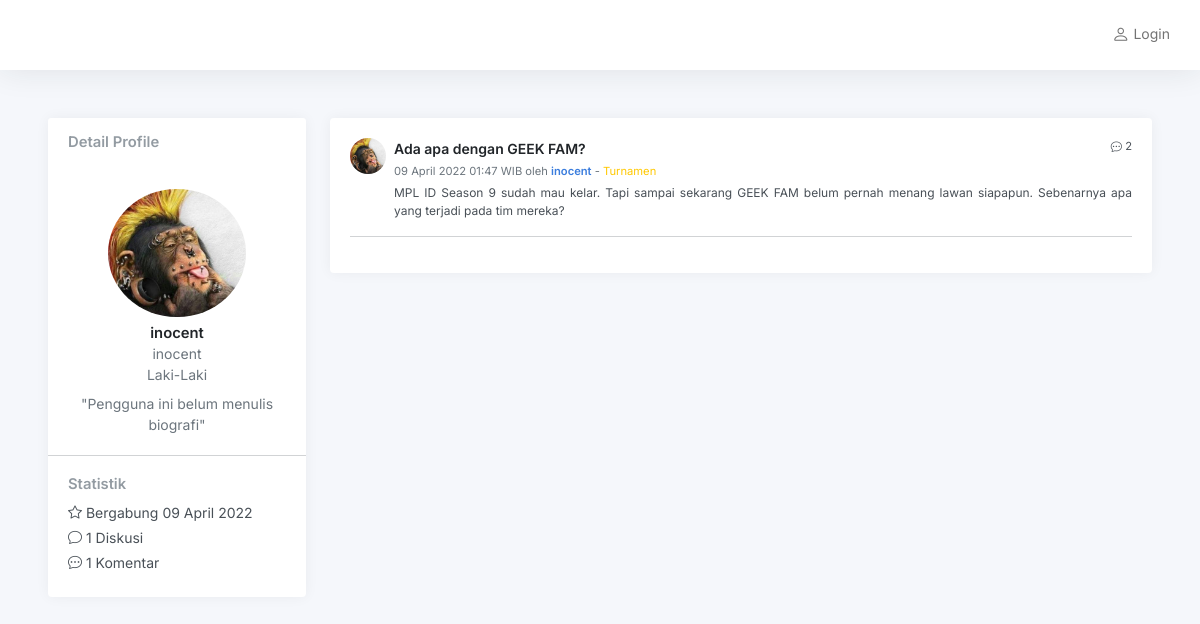
The app's page /admin/profile.php?id=inocent with its own data.
### tables this page shows
CREATE TABLE `account` (
  `username` varchar(50) NOT NULL,
  `password` varchar(100) NOT NULL,
  `nama` varchar(100) NOT NULL,
  `gender` enum('Laki-Laki','Perempuan') DEFAULT NULL,
  `bio` varchar(250) DEFAULT NULL,
  `photo` varchar(9999) DEFAULT NULL,
  `dibuat` date DEFAULT NULL,
  `blokir` date DEFAULT NULL,
  `akses` enum('admin','user','blokir') NOT NULL,
  PRIMARY KEY (`username`)
);

CREATE TABLE `post` (
  `id` int(11) NOT NULL AUTO_INCREMENT,
  `username` varchar(50) NOT NULL,
  `waktu` datetime DEFAULT NULL,
  `konten` text NOT NULL,
  `kategori` varchar(50) NOT NULL,
  `judul` text NOT NULL,
  PRIMARY KEY (`id`)
);

CREATE TABLE `kategori` (
  `id` int(11) NOT NULL AUTO_INCREMENT,
  `nama_kategori` varchar(50) DEFAULT NULL,
  `warna` varchar(10) DEFAULT NULL,
  PRIMARY KEY (`id`)
);

### admin/profile.php (the view, shortened to what this page needs)
<?php
include "../config.php";
$profile = $_GET['id'];
?>
<!DOCTYPE html>
<html lang="en">
<?php
include "php/head.php";
?>
<body>
    <div class="wrapper">
        <div class="main">
            <?php
            include "php/navbar.php";
            ?>
            <main class="content">
                <div class="container-fluid p-0 mb-7">
                    <div class="row">
                        <div class="col-md-4 col-xl-3">
                            <?php
                            $profile_data = mysqli_query($conn, "SELECT username,nama,gender,bio,photo,
                            DATE_FORMAT(dibuat, '%d') AS tglgabung, DATE_FORMAT(dibuat,'%M') AS blngabung,DATE_FORMAT(dibuat,'%Y') AS thngabung
                            FROM account WHERE username = '$profile'");
                            while ($row = mysqli_fetch_array($profile_data)) {
                                $data_photo = $row['photo'];
                                $profile_bio = $row['bio'];
                                if ($profile_bio == null) {
                                    $profile_bio = "Pengguna ini belum menulis biografi";
                                }
                                $jumlahpost = mysqli_query($conn, "SELECT COUNT(username) AS jumlah FROM post WHERE username = '$profile' AND kategori !=1");
                                while ($jml = mysqli_fetch_array($jumlahpost)) {
                                    $post_count = $jml['jumlah'];
                                }
                                $jumlahcomment = mysqli_query($conn, "SELECT COUNT(username) AS jumlah FROM komentar WHERE username = '$profile'");
                                while ($jml = mysqli_fetch_array($jumlahcomment)) {
                                    $comment_count = $jml['jumlah'];
                                }
                                $profile_tglgabung = $row['tglgabung'];
                                $profile_blngabung = $row['blngabung'];
                                $profile_thngabung = $row['thngabung'];
                            ?>
                                <div class="card mb-3">
                                    <div class="card-header">
                                        <h5 class="card-title mb-0">Detail Profile</h5>
                                    </div>
                                    <div class="card-body text-center">
                                        <img src="img/user/<?php echo $data_photo; ?>" class="rounded-circle mb-2" height="128" />
                                        <h5 class="card-title mb-0 text-dark"><?php echo $row['username']; ?></h5>
                                        <div class="text-muted"><?php echo $row['nama']; ?></div>
                                        <div class="text-muted mb-2"><?php echo $row['gender']; ?></div>
                                        <div class="text-muted">"<?php echo $profile_bio; ?>"</div>
                                    </div>
                                    <hr class="my-0" />
                                    <div class="card-body">
                                        <h5 class="h6 card-title">Statistik</h5>
                                        <ul class="list-unstyled mb-0">
                                            <li class="mb-1"><i class="bi bi-star"></i> Bergabung <?php echo $profile_tglgabung . " " . $profile_blngabung . " " . $profile_thngabung; ?></li>
                                            <li class="mb-1"><i class="bi bi-chat"></i></i> <?php echo $post_count; ?> Diskusi</li>
                                            <li class="mb-1"><i class="bi bi-chat-dots"></i> <?php echo $comment_count; ?> Komentar</li>
                                        </ul>
                                    </div>
                                </div>
                            <?php
                            }
                            ?>
                        </div>
                        <div class="col-md-8 col-xl-9">
                            <div class="card">
                                <div class="card-body h-100">
                                    <?php
                                    $sql_query = "SELECT post.id,post.judul,post.konten,post.username,post.kategori,
              DATE_FORMAT(waktu, '%d') AS tgl,DATE_FORMAT(waktu, '%M') AS bln,DATE_FORMAT(waktu, '%Y') AS thn,
              DATE_FORMAT(waktu, '%H:%i WIB') AS jam
              FROM post INNER JOIN kategori ON post.kategori = kategori.id
              WHERE post.kategori !='1' AND post.username = '$profile' ORDER BY post.id DESC";
                                    $post = mysqli_query($conn, $sql_query);
                                    while ($row = mysqli_fetch_array($post)) {
                                        $pBln = $row['bln'];
                                        $id_post = $row["id"];
                                        $jumlahkomen = mysqli_query($conn, "SELECT COUNT(id_post) AS jumlah_komentar FROM komentar WHERE id_post = '$id_post';");
                                        while ($data = mysqli_fetch_array($jumlahkomen)) {
                                            $data_komentar = $data["jumlah_komentar"];
                                        }
                                        $user_post = $row["username"];
                                        $foto = mysqli_query($conn, "SELECT photo FROM account WHERE username = '$user_post'");
                                        while ($photo = mysqli_fetch_array($foto)) {
                                            $data_photo = $photo["photo"];
                                        }
                                        $kat = $row["kategori"];
                                        $kategori = mysqli_query($conn, "SELECT nama_kategori,warna FROM kategori WHERE id= '$kat'");
                                        while ($kat_info = mysqli_fetch_array($kategori)) {
                                            $data_kategori = $kat_info["nama_kategori"];
                                            $data_warna = $kat_info["warna"];
                                        }
                                    ?>
                                        <div class="d-flex align-items-start">
                                            <img src="img/user/<?php echo $data_photo; ?>" width="36" height="36" class="rounded-circle me-2">
                                            <div class="flex-grow-1">
                                                <small class="float-end text-navy"><i class="bi bi-chat-dots"></i> <?php echo $data_komentar; ?></small>
                                                <strong><a class="text-dark" href="../discussion.php?id=<?php echo $row["id"]; ?>">
                                                        <?php echo $row["judul"]; ?>
                                                    </a></strong><br />
                                                <small class="text-muted"><?php echo $row["tgl"] . " " . $pBln . " " . $row["thn"] . " " . $row["jam"]; ?>
                                                    oleh
                                                    <a href="profile.php?id=<?php echo $row["username"]; ?>">
                                                        <strong><?php echo $row["username"]; ?></strong>
                                                    </a>
                                                    - <a href="#" style="color:<?php echo $data_warna; ?>;"><?php echo $data_kategori; ?></a>
                                                </small>
                                                <div class="text-sm dark mt-1" align="justify">
                                                    <?php echo  $row["konten"]; ?>
                                                </div>
                                            </div>
                                        </div>
                                        <hr />
                                    <?php
                                    }
                                    ?>
                                </div>
                            </div>
                        </div>
                    </div>
                </div>
            </main>
        </div>
    </div>
</body>
</html>

### records on screen
account: photo (picture), username "inocent", nama "inocent", gender "Laki-Laki", bio "Pengguna ini belum menulis biografi", profile_tglgabung "09", profile_blngabung "April", profile_thngabung "2022", post_count "1", comment_count "1"
post: account.photo (picture), data_komentar "2", judul "Ada apa dengan GEEK FAM?", tgl "09", pBln "April", thn "2022", jam "01:47 WIB", username "inocent", kategori.nama_kategori "Turnamen", konten "MPL ID Season 9 sudah mau kelar. Tapi sampai sekarang GEEK FAM belum pernah menang lawan siapapun. Sebenarnya apa yang terjadi pada tim mereka?"
